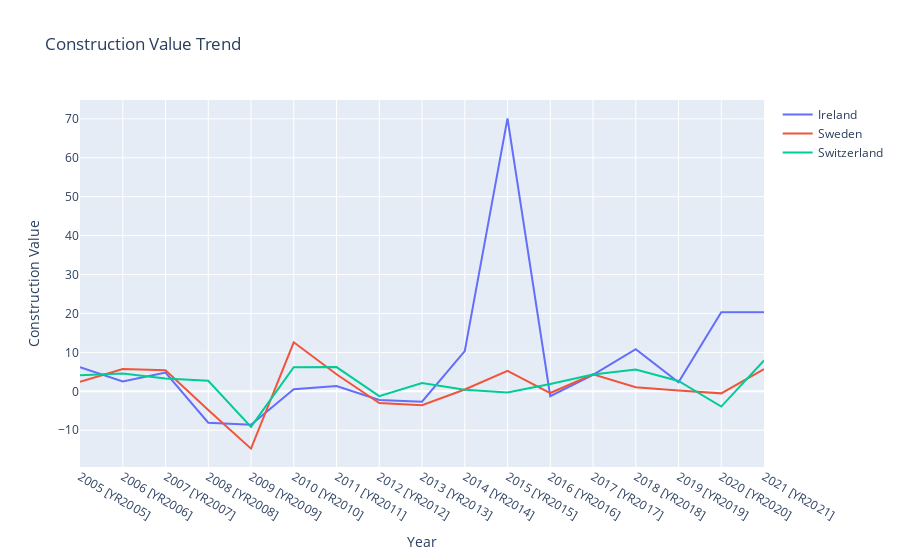

The cell this chart's notebook holds for it:
### Code cell
import plotly.graph_objects as go

fig = go.Figure()

# Loop through each country and add a line trace
for country in countries:
    country_data = filtered_df2[filtered_df2['Country Name'] == country]
    fig.add_trace(go.Scatter(
        x=country_data['Year'],
        y=country_data['Value'],
        name=country,
        mode='lines'
    ))

fig.update_layout(
    title='Construction Value Trend',
    xaxis=dict(title='Year'),
    yaxis=dict(title='Construction Value')
)

fig.show()

### Figure 1 — Plotly figure (JSON) as saved in the notebook; plotly's stock layout.template omitted (floating-point values rounded to 4 significant figures)
{"data": [{"mode": "lines", "name": "Ireland", "type": "scatter", "x": ["2005 [YR2005]", "2006 [YR2006]", "2007 [YR2007]", "2008 [YR2008]", "2009 [YR2009]", "2010 [YR2010]", "2011 [YR2011]", "2012 [YR2012]", "2013 [YR2013]", "2014 [YR2014]", "2015 [YR2015]", "2016 [YR2016]", "2017 [YR2017]", "2018 [YR2018]", "2019 [YR2019]", "2020 [YR2020]", "2021 [YR2021]"], "y": [6.183, 2.542, 4.825, -8.079, -8.602, 0.5148, 1.364, -2.213, -2.657, 10.33, 70.12, -1.267, 4.234, 10.83, 2.315, 20.34, 20.33]}, {"mode": "lines", "name": "Sweden", "type": "scatter", "x": ["2005 [YR2005]", "2006 [YR2006]", "2007 [YR2007]", "2008 [YR2008]", "2009 [YR2009]", "2010 [YR2010]", "2011 [YR2011]", "2012 [YR2012]", "2013 [YR2013]", "2014 [YR2014]", "2015 [YR2015]", "2016 [YR2016]", "2017 [YR2017]", "2018 [YR2018]", "2019 [YR2019]", "2020 [YR2020]", "2021 [YR2021]"], "y": [2.427, 5.714, 5.435, -4.798, -14.73, 12.6, 4.386, -3.001, -3.556, 0.4597, 5.262, -0.4456, 4.352, 1.04, 0.2147, -0.5274, 5.717]}, {"mode": "lines", "name": "Switzerland", "type": "scatter", "x": ["2005 [YR2005]", "2006 [YR2006]", "2007 [YR2007]", "2008 [YR2008]", "2009 [YR2009]", "2010 [YR2010]", "2011 [YR2011]", "2012 [YR2012]", "2013 [YR2013]", "2014 [YR2014]", "2015 [YR2015]", "2016 [YR2016]", "2017 [YR2017]", "2018 [YR2018]", "2019 [YR2019]", "2020 [YR2020]", "2021 [YR2021]"], "y": [4.123, 4.561, 3.277, 2.702, -9.153, 6.199, 6.231, -1.23, 2.125, 0.3792, -0.2828, 1.886, 4.335, 5.584, 2.671, -3.928, 7.905]}], "layout": {"title": {"text": "Construction Value Trend"}, "xaxis": {"title": {"text": "Year"}}, "yaxis": {"title": {"text": "Construction Value"}}}}
